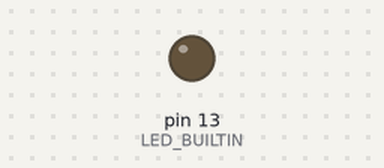
A sketch run on a simulated Arduino Uno, built with avr-gcc and run on an emulated ATmega328P. On the bench: output pins drawn as LEDs (lit = HIGH). What the sketch prints to the serial monitor is not drawn.

Above: at 2.2 s.
At 4.92 s:
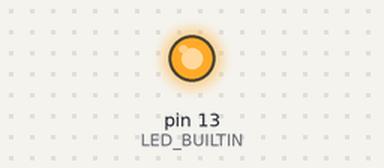
Timing chart, 0 to 6.5 s (numbered marks = the images above):
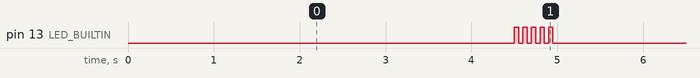

The sketch:

Heartbeat.ino
```cpp
/*
 URSS heartbeat program
 just sends a pulse every 5 seconds to indicate the telemetry is alive
 */

void setup() {
  pinMode(LED_BUILTIN, OUTPUT);
  Serial.begin(9600);
}

int heartbeatId = 0;

void loop() {
  delay(4500);
  for (int i = 0; i < 5; i++){
  digitalWrite(LED_BUILTIN, HIGH);
  delay(50);
  digitalWrite(LED_BUILTIN, LOW);
  delay(50);
  }
  Serial.print("URSS");
  Serial.println("HEARTBEAT id="+String(heartbeatId++));
  digitalWrite(LED_BUILTIN, LOW);
}
```

Measured:
- by itself, pin 13 (LED_BUILTIN): repeats every 5.0 s: 4 × (LOW 0.05 s, HIGH 0.05 s), LOW 4.6 s, HIGH 0.05 s
- by itself, everything shown: repeats every 5.0 s, in 10 steps
